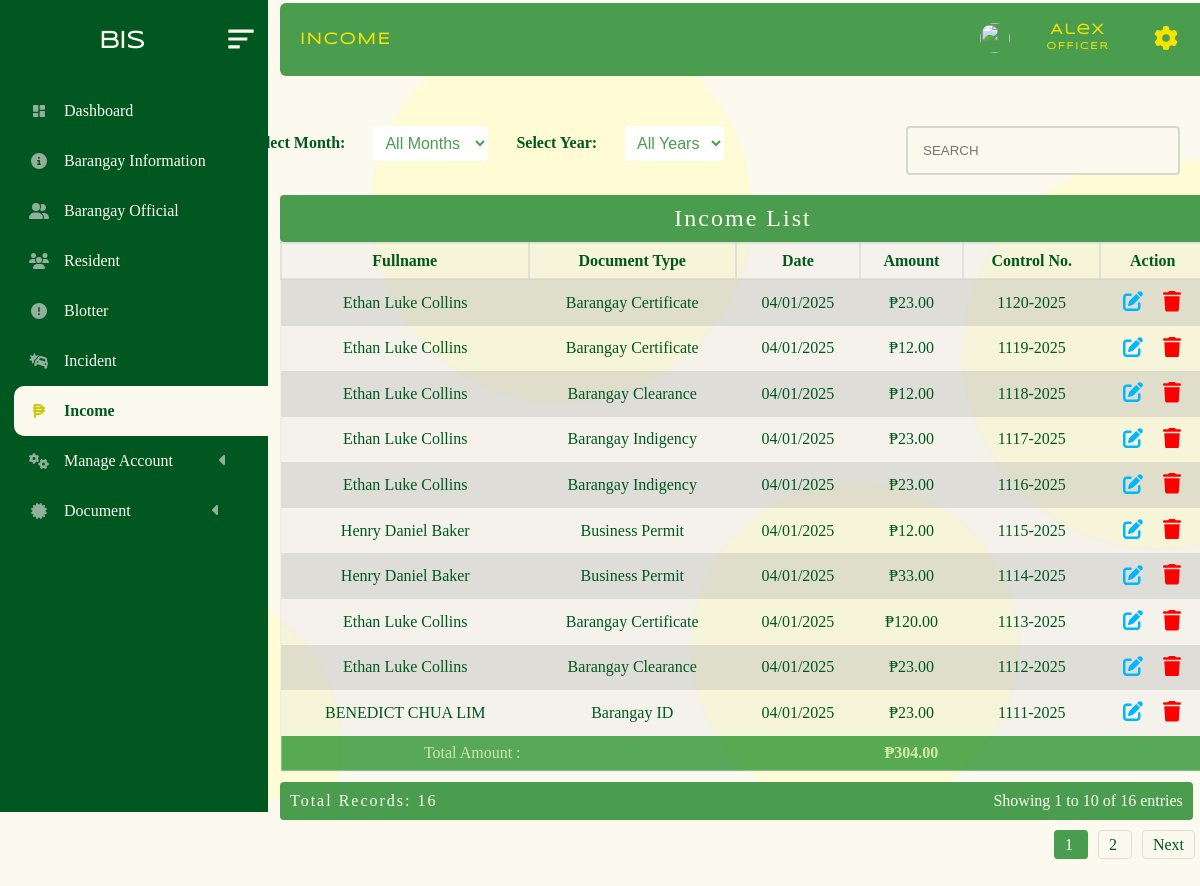
/administrator/admin_panel/revenue.php (signed in), run on an earlier commit of the app's database.
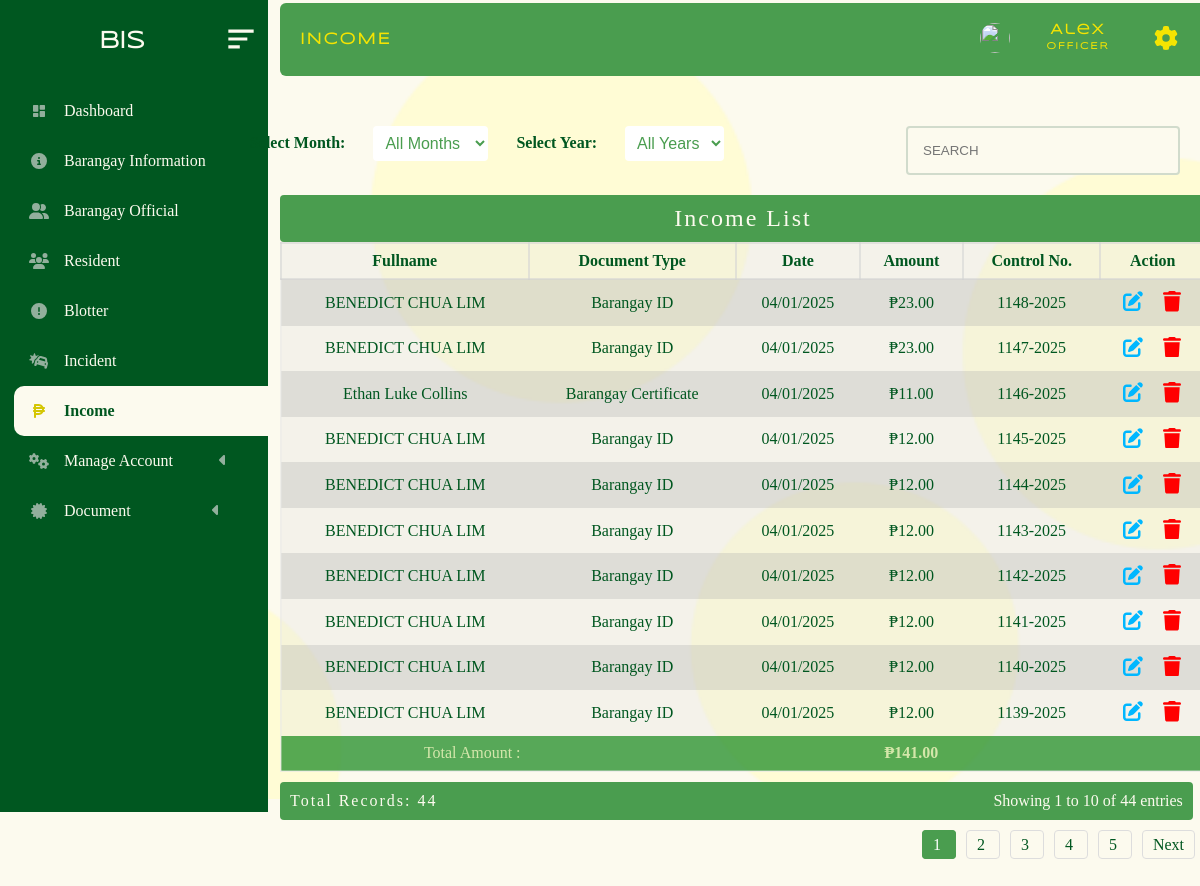
And on a later commit of the database.
### tables this page shows
CREATE TABLE `barangay_revenue` (
  `date_issue` date NOT NULL,
  `expired_date` date NOT NULL,
  `document_amount` float NOT NULL,
  `firstname` varchar(200) NOT NULL,
  `middlename` varchar(200) NOT NULL,
  `lastname` varchar(200) NOT NULL,
  `document_type` varchar(200) NOT NULL,
  `user_id` bigint(20) NOT NULL,
  `OR_no` bigint(11) NOT NULL
);

### administrator/admin_panel/revenue/revenue_table.php (the view, shortened to what this page needs)
<!DOCTYPE html>
<html lang="en">
<head>
    <link rel="stylesheet" href="/BIS/administrator/admin_panel/revenue/table_rev.css">
</head>
<body>
<input type="text" id="live_search" placeholder="SEARCH">
<form method="GET" action="" class = "form">
    <label for="month">Select Month:</label>
    <select name="month" id="month" onchange="this.form.submit()">
        <option value="">All Months</option>
    </select>
    <label for="year">Select Year:</label>
    <select name="year" id="year" onchange="this.form.submit()">
        <option value="">All Years</option>
    </select>
</form>
<?php
require("../../database/conn_db.php");
$month = isset($_GET['month']) ? $_GET['month'] : '';
$year = isset($_GET['year']) ? $_GET['year'] : '';
$page = isset($_GET['page']) ? max(1, (int)$_GET['page']) : 1;
$limit = isset($_GET['limit']) ? max(1, (int)$_GET['limit']) : 10;
$offset = ($page - 1) * $limit;
$countQuery = "SELECT COUNT(*) AS total FROM barangay_revenue WHERE 1";
$countResult = $conn->query($countQuery);
$totalRows = $countResult->fetch_assoc()['total'];
$totalPages = max(1, ceil($totalRows / $limit));
$startRow = ($page - 1) * $limit + 1;
$endRow = min($page * $limit, $totalRows);
$sql = "SELECT * FROM barangay_revenue WHERE 1";
$sql .= " ORDER BY OR_no DESC LIMIT $limit OFFSET $offset";
$result = $conn->query($sql);
if ($result->num_rows > 0) { ?>
<div id="searchresult">
    <table>
        <caption>Income List</caption>
        <tr>
            <th>Fullname</th>
            <th>Document Type</th>
            <th>Date</th>
            <th>Amount</th>
            <th>Control No.</th>
            <th>Action</th>
        </tr>
        <?php
        $total_amount = 0;
        while ($row = $result->fetch_assoc()) {
            $OR_no = $row['OR_no'];
            $firstname = $row["firstname"];
            $lastname = $row["lastname"];
            $middlename = $row["middlename"];
            $amount = $row["document_amount"];
            $request_document = $row["document_type"];
            $date_issue = date("Y-m-d");
            $total_amount += $amount;
        ?>
        <tr class="table_hover">
            <td><?php echo $firstname . " " . $middlename . " " . $lastname; ?></td>
            <td><?php echo $request_document; ?></td>
            <td><?php echo date('m/d/Y', strtotime($date_issue)); ?></td>
            <td><?php echo "₱" . number_format($amount, 2); ?></td>
            <td><?php echo $OR_no . "-" . date("Y"); ?></td>
            <td>
            <div id="form_up_del_official">
                    <button id="barangay_cert" class="edit_revenue" data-id="<?php echo $row["OR_no"]; ?>"></button>
                    <button id="delete_official_btn" class="delete_btn_revenue" data-id="<?php echo $row["OR_no"]; ?>"></button>
                </div>
            </td>
        </tr>
        <?php } ?>
        <tfoot style="background-color:rgba(4, 129, 12, 0.65); color:rgba(255, 251, 199, 0.75);">
            <tr>
                <td colspan="0" style="text-align: right;">Total Amount :</td>
                <td></td>
                <td></td>
                <td colspan="0" style="font-weight: bold;">₱<?php echo number_format($total_amount, 2); ?></td>
                <td></td>
                <td></td>
            </tr>
        </tfoot>
    </table>
    <div class="table-footer">
        <div class="total-count">Total Records: <?php echo $totalRows; ?></div>
        <div class="pagination-info">
            Showing <?php echo $startRow; ?> to <?php echo $endRow; ?> of <?php echo $totalRows; ?> entries
        </div>
    </div>
    <div class="pagination">
        <?php for ($i = 1; $i <= $totalPages; $i++): ?>
            <a href="?page=<?php echo $i; ?>&limit=<?php echo $limit; ?>&month=<?php echo $month; ?>&year=<?php echo $year; ?>" class="<?php echo $i == $page ? 'active' : ''; ?>">
                <?php echo $i; ?>
            </a>
        <?php endfor; ?>
        <?php if ($page < $totalPages): ?>
            <a href="?page=<?php echo $page + 1; ?>&limit=<?php echo $limit; ?>&month=<?php echo $month; ?>&year=<?php echo $year; ?>">Next</a>
        <?php endif; ?>
    </div>
</div>
<?php }
?>
        <?php include('edit.php')?>
<footer style = "height:100px;">
</footer>
</body>
</html>

What changed in the data, as far as the page shows it:
no longer on this page (row unchanged): barangay_revenue: firstname "Ethan", middlename "Luke", lastname "Collins", document_type "Barangay Certificate", date_issue "04/01/2025", document_amount "23.00", OR_no "1120"
no longer on this page (row unchanged): barangay_revenue: firstname "Ethan", middlename "Luke", lastname "Collins", document_type "Barangay Certificate", date_issue "04/01/2025", document_amount "12.00", OR_no "1119"
no longer on this page (row unchanged): barangay_revenue: firstname "Ethan", middlename "Luke", lastname "Collins", document_type "Barangay Clearance", date_issue "04/01/2025", document_amount "12.00", OR_no "1118"
no longer on this page (row unchanged): barangay_revenue: firstname "Ethan", middlename "Luke", lastname "Collins", document_type "Barangay Indigency", date_issue "04/01/2025", document_amount "23.00", OR_no "1117"
no longer on this page (row unchanged): barangay_revenue: firstname "Ethan", middlename "Luke", lastname "Collins", document_type "Barangay Indigency", date_issue "04/01/2025", document_amount "23.00", OR_no "1116"
no longer on this page (row unchanged): barangay_revenue: firstname "Henry", middlename "Daniel", lastname "Baker", document_type "Business Permit", date_issue "04/01/2025", document_amount "12.00", OR_no "1115"
no longer on this page (row unchanged): barangay_revenue: firstname "Henry", middlename "Daniel", lastname "Baker", document_type "Business Permit", date_issue "04/01/2025", document_amount "33.00", OR_no "1114"
no longer on this page (row unchanged): barangay_revenue: firstname "Ethan", middlename "Luke", lastname "Collins", document_type "Barangay Certificate", date_issue "04/01/2025", document_amount "120.00", OR_no "1113"
no longer on this page (row unchanged): barangay_revenue: firstname "Ethan", middlename "Luke", lastname "Collins", document_type "Barangay Clearance", date_issue "04/01/2025", document_amount "23.00", OR_no "1112"
no longer on this page (row unchanged): barangay_revenue: firstname "BENEDICT", middlename "CHUA", lastname "LIM", document_type "Barangay ID", date_issue "04/01/2025", document_amount "23.00", OR_no "1111"
added barangay_revenue: firstname "BENEDICT", middlename "CHUA", lastname "LIM", document_type "Barangay ID", date_issue "04/01/2025", document_amount "23.00", OR_no "1148"
added barangay_revenue: firstname "BENEDICT", middlename "CHUA", lastname "LIM", document_type "Barangay ID", date_issue "04/01/2025", document_amount "23.00", OR_no "1147"
added barangay_revenue: firstname "Ethan", middlename "Luke", lastname "Collins", document_type "Barangay Certificate", date_issue "04/01/2025", document_amount "11.00", OR_no "1146"
added barangay_revenue: firstname "BENEDICT", middlename "CHUA", lastname "LIM", document_type "Barangay ID", date_issue "04/01/2025", document_amount "12.00", OR_no "1145"
added barangay_revenue: firstname "BENEDICT", middlename "CHUA", lastname "LIM", document_type "Barangay ID", date_issue "04/01/2025", document_amount "12.00", OR_no "1144"
added barangay_revenue: firstname "BENEDICT", middlename "CHUA", lastname "LIM", document_type "Barangay ID", date_issue "04/01/2025", document_amount "12.00", OR_no "1143"
added barangay_revenue: firstname "BENEDICT", middlename "CHUA", lastname "LIM", document_type "Barangay ID", date_issue "04/01/2025", document_amount "12.00", OR_no "1142"
added barangay_revenue: firstname "BENEDICT", middlename "CHUA", lastname "LIM", document_type "Barangay ID", date_issue "04/01/2025", document_amount "12.00", OR_no "1141"
added barangay_revenue: firstname "BENEDICT", middlename "CHUA", lastname "LIM", document_type "Barangay ID", date_issue "04/01/2025", document_amount "12.00", OR_no "1140"
added barangay_revenue: firstname "BENEDICT", middlename "CHUA", lastname "LIM", document_type "Barangay ID", date_issue "04/01/2025", document_amount "12.00", OR_no "1139"
Also different on the page:
$total_amount: "304.00" → "141.00"
$totalRows: "16" → "44"
new list line: "3"
new list line: "4"
new list line: "5"
